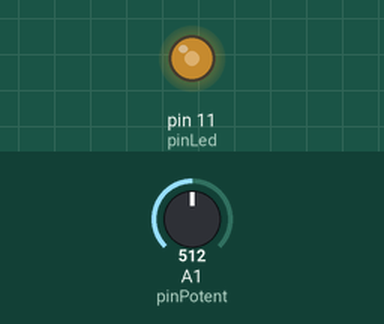
Simulated run of this sketch. Board: Arduino Uno, built with avr-gcc and run on an emulated ATmega328P. On the bench: output pins drawn as LEDs (lit = HIGH). Inputs (shaded band) come from the test bench; at power-on: A1 (pinPotent) = 512.

Above: at 1.2 s.
1.3 s: A1 (pinPotent) set to 716
At 2.5 s:
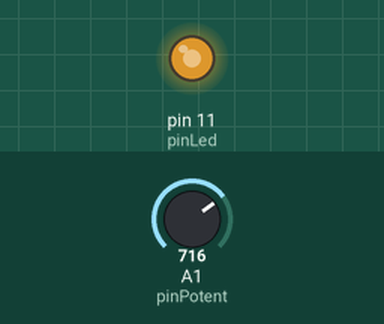
2.8 s: A1 (pinPotent) set to 900
At 3.9 s:
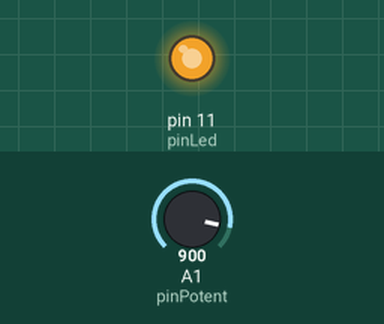
4.3 s: A1 (pinPotent) set to 122
At 5.0 s:
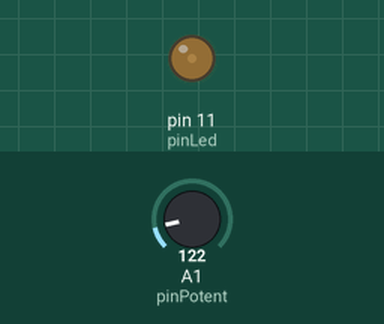
5.8 s: A1 (pinPotent) set to 0
At 6.2 s:
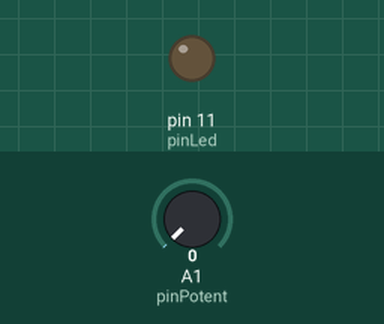
Timing chart, 0 to 8.3 s (numbered marks = the images above; inputs shaded):
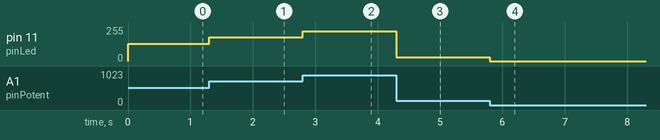

The sketch:

EECERT_GriffinCode.ino
```cpp
// code written but Griffin Frankiw for the EECERT program

#define pinPotent A1
#define pinLed 11
int x;

void setup() {
  // sets up the pins on the arduino
  pinMode(pinPotent, INPUT);
  pinMode(pinLed, OUTPUT);
}

void loop() {
  x = analogRead(pinPotent);
  analogWrite(pinLed, x/4);
}
```

Measured:
- after the input at 1.3 s, pin 11 (pinLed): 128/255 → 179/255 at once
- after the input at 2.8 s, pin 11 (pinLed): 179/255 → 225/255 at once
- after the input at 4.3 s, pin 11 (pinLed): 225/255 → 30/255 at once
- after the input at 5.8 s, pin 11 (pinLed): 30/255 → 0/255 at once
